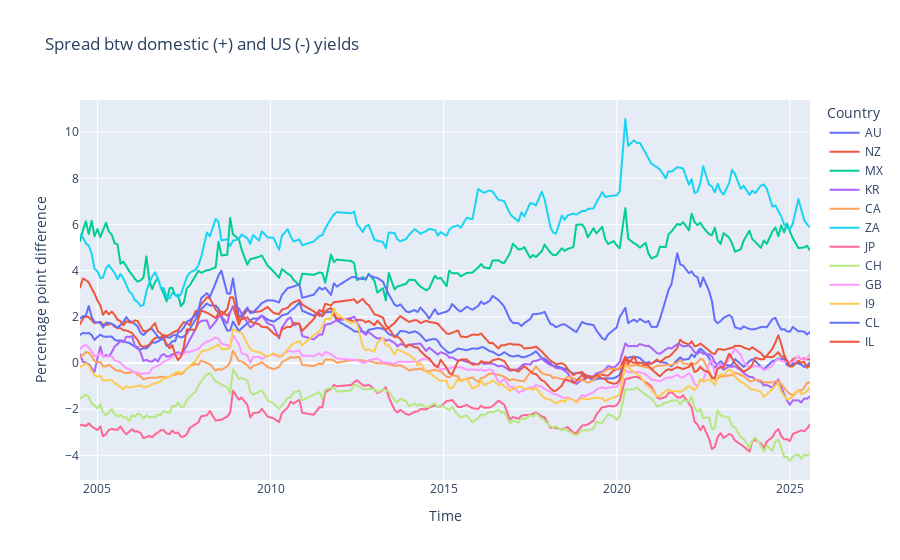

The cell this chart's notebook holds for it:
### Code cell
# Plot of expected depreciation rates, starting July 2004
plot_data = spread_data[['REF_AREA','yield_spread']].copy()
plot_data = plot_data[~(plot_data['REF_AREA']).isin(
    ['DE','SE', 'FR', 'ES'] # countries to exclude
)]
plot_data.sort_values(by='REF_AREA',inplace=True)
plot_data.sort_index(inplace=True)

px.line(
    plot_data,
    y='yield_spread',
    line_group='REF_AREA',
    color='REF_AREA',
    labels={
        'TIME_PERIOD' : 'Time',
        'yield_spread' : 'Percentage point difference',
        'REF_AREA' : 'Country',
    },
    title='Spread btw domestic (+) and US (-) yields',
)

### Figure 1 — Plotly figure (JSON) as saved in the notebook; plotly's stock layout.template omitted (floating-point values rounded to 4 significant figures; data arrays with more than 128 entries replaced by an {"elided": "..."} marker saying what was removed)
{"data": [{"hovertemplate": "Country=AU<br>Time=%{x}<br>Percentage point difference=%{y}<extra></extra>", "legendgroup": "AU", "line": {"color": "#636efa", "dash": "solid"}, "marker": {"symbol": "circle"}, "mode": "lines", "name": "AU", "showlegend": true, "type": "scattergl", "x": {"elided": "193 str values"}, "xaxis": "x", "y": {"elided": "193 float values"}, "yaxis": "y"}, {"hovertemplate": "Country=NZ<br>Time=%{x}<br>Percentage point difference=%{y}<extra></extra>", "legendgroup": "NZ", "line": {"color": "#EF553B", "dash": "solid"}, "marker": {"symbol": "circle"}, "mode": "lines", "name": "NZ", "showlegend": true, "type": "scattergl", "x": {"elided": "193 str values"}, "xaxis": "x", "y": {"elided": "193 float values"}, "yaxis": "y"}, {"hovertemplate": "Country=MX<br>Time=%{x}<br>Percentage point difference=%{y}<extra></extra>", "legendgroup": "MX", "line": {"color": "#00cc96", "dash": "solid"}, "marker": {"symbol": "circle"}, "mode": "lines", "name": "MX", "showlegend": true, "type": "scattergl", "x": {"elided": "193 str values"}, "xaxis": "x", "y": {"elided": "193 float values"}, "yaxis": "y"}, {"hovertemplate": "Country=KR<br>Time=%{x}<br>Percentage point difference=%{y}<extra></extra>", "legendgroup": "KR", "line": {"color": "#ab63fa", "dash": "solid"}, "marker": {"symbol": "circle"}, "mode": "lines", "name": "KR", "showlegend": true, "type": "scattergl", "x": {"elided": "193 str values"}, "xaxis": "x", "y": {"elided": "193 float values"}, "yaxis": "y"}, {"hovertemplate": "Country=CA<br>Time=%{x}<br>Percentage point difference=%{y}<extra></extra>", "legendgroup": "CA", "line": {"color": "#FFA15A", "dash": "solid"}, "marker": {"symbol": "circle"}, "mode": "lines", "name": "CA", "showlegend": true, "type": "scattergl", "x": {"elided": "193 str values"}, "xaxis": "x", "y": {"elided": "193 float values"}, "yaxis": "y"}, {"hovertemplate": "Country=ZA<br>Time=%{x}<br>Percentage point difference=%{y}<extra></extra>", "legendgroup": "ZA", "line": {"color": "#19d3f3", "dash": "solid"}, "marker": {"symbol": "circle"}, "mode": "lines", "name": "ZA", "showlegend": true, "type": "scattergl", "x": {"elided": "193 str values"}, "xaxis": "x", "y": {"elided": "193 float values"}, "yaxis": "y"}, {"hovertemplate": "Country=JP<br>Time=%{x}<br>Percentage point difference=%{y}<extra></extra>", "legendgroup": "JP", "line": {"color": "#FF6692", "dash": "solid"}, "marker": {"symbol": "circle"}, "mode": "lines", "name": "JP", "showlegend": true, "type": "scattergl", "x": {"elided": "193 str values"}, "xaxis": "x", "y": {"elided": "193 float values"}, "yaxis": "y"}, {"hovertemplate": "Country=CH<br>Time=%{x}<br>Percentage point difference=%{y}<extra></extra>", "legendgroup": "CH", "line": {"color": "#B6E880", "dash": "solid"}, "marker": {"symbol": "circle"}, "mode": "lines", "name": "CH", "showlegend": true, "type": "scattergl", "x": {"elided": "193 str values"}, "xaxis": "x", "y": {"elided": "193 float values"}, "yaxis": "y"}, {"hovertemplate": "Country=GB<br>Time=%{x}<br>Percentage point difference=%{y}<extra></extra>", "legendgroup": "GB", "line": {"color": "#FF97FF", "dash": "solid"}, "marker": {"symbol": "circle"}, "mode": "lines", "name": "GB", "showlegend": true, "type": "scattergl", "x": {"elided": "193 str values"}, "xaxis": "x", "y": {"elided": "193 float values"}, "yaxis": "y"}, {"hovertemplate": "Country=I9<br>Time=%{x}<br>Percentage point difference=%{y}<extra></extra>", "legendgroup": "I9", "line": {"color": "#FECB52", "dash": "solid"}, "marker": {"symbol": "circle"}, "mode": "lines", "name": "I9", "showlegend": true, "type": "scattergl", "x": {"elided": "193 str values"}, "xaxis": "x", "y": {"elided": "193 float values"}, "yaxis": "y"}, {"hovertemplate": "Country=CL<br>Time=%{x}<br>Percentage point difference=%{y}<extra></extra>", "legendgroup": "CL", "line": {"color": "#636efa", "dash": "solid"}, "marker": {"symbol": "circle"}, "mode": "lines", "name": "CL", "showlegend": true, "type": "scattergl", "x": {"elided": "193 str values"}, "xaxis": "x", "y": {"elided": "193 float values"}, "yaxis": "y"}, {"hovertemplate": "Country=IL<br>Time=%{x}<br>Percentage point difference=%{y}<extra></extra>", "legendgroup": "IL", "line": {"color": "#EF553B", "dash": "solid"}, "marker": {"symbol": "circle"}, "mode": "lines", "name": "IL", "showlegend": true, "type": "scattergl", "x": {"elided": "193 str values"}, "xaxis": "x", "y": {"elided": "193 float values"}, "yaxis": "y"}], "layout": {"legend": {"title": {"text": "Country"}, "tracegroupgap": 0}, "title": {"text": "Spread btw domestic (+) and US (-) yields"}, "xaxis": {"anchor": "y", "domain": [0, 1], "title": {"text": "Time"}}, "yaxis": {"anchor": "x", "domain": [0, 1], "title": {"text": "Percentage point difference"}}}}
